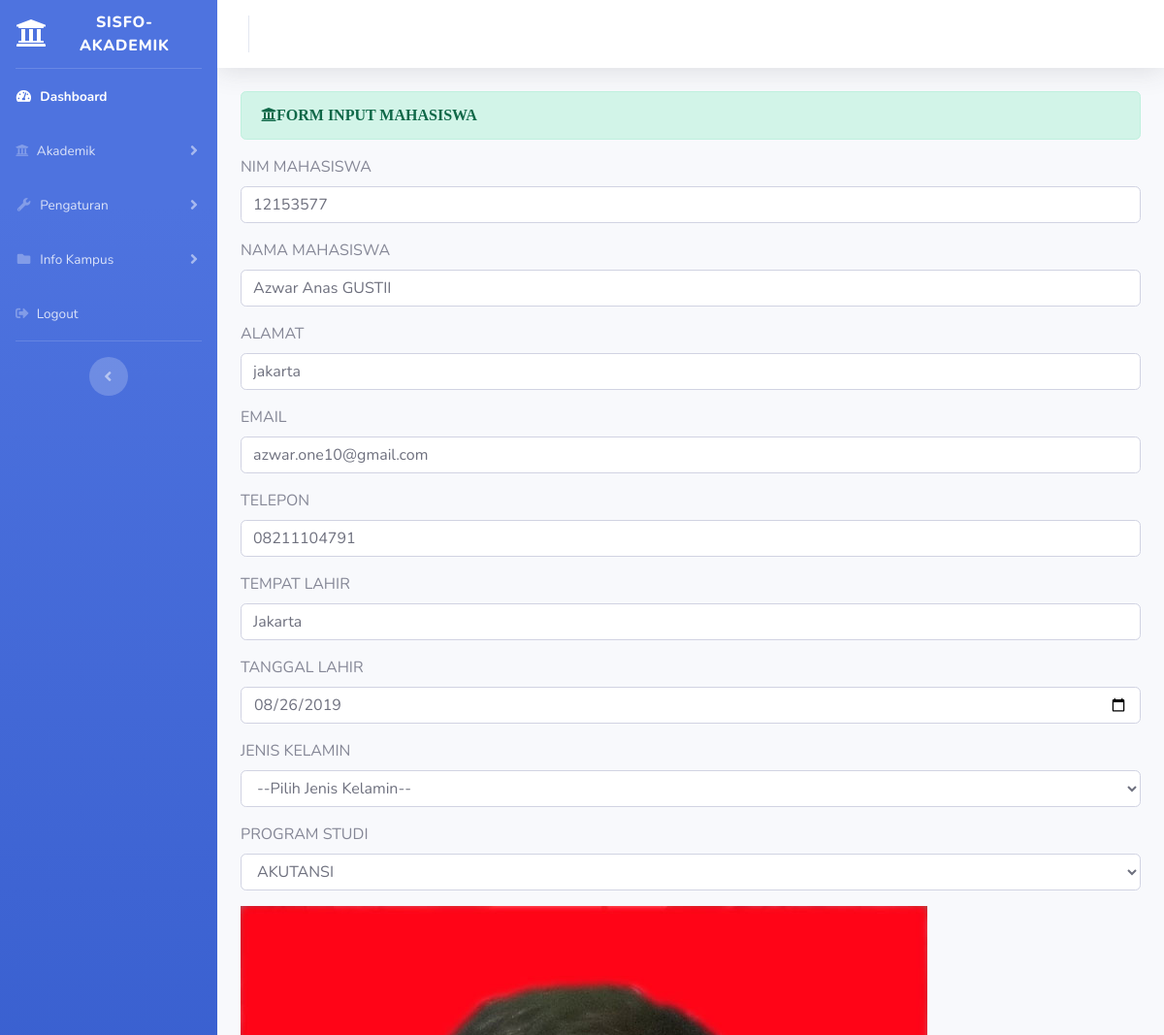
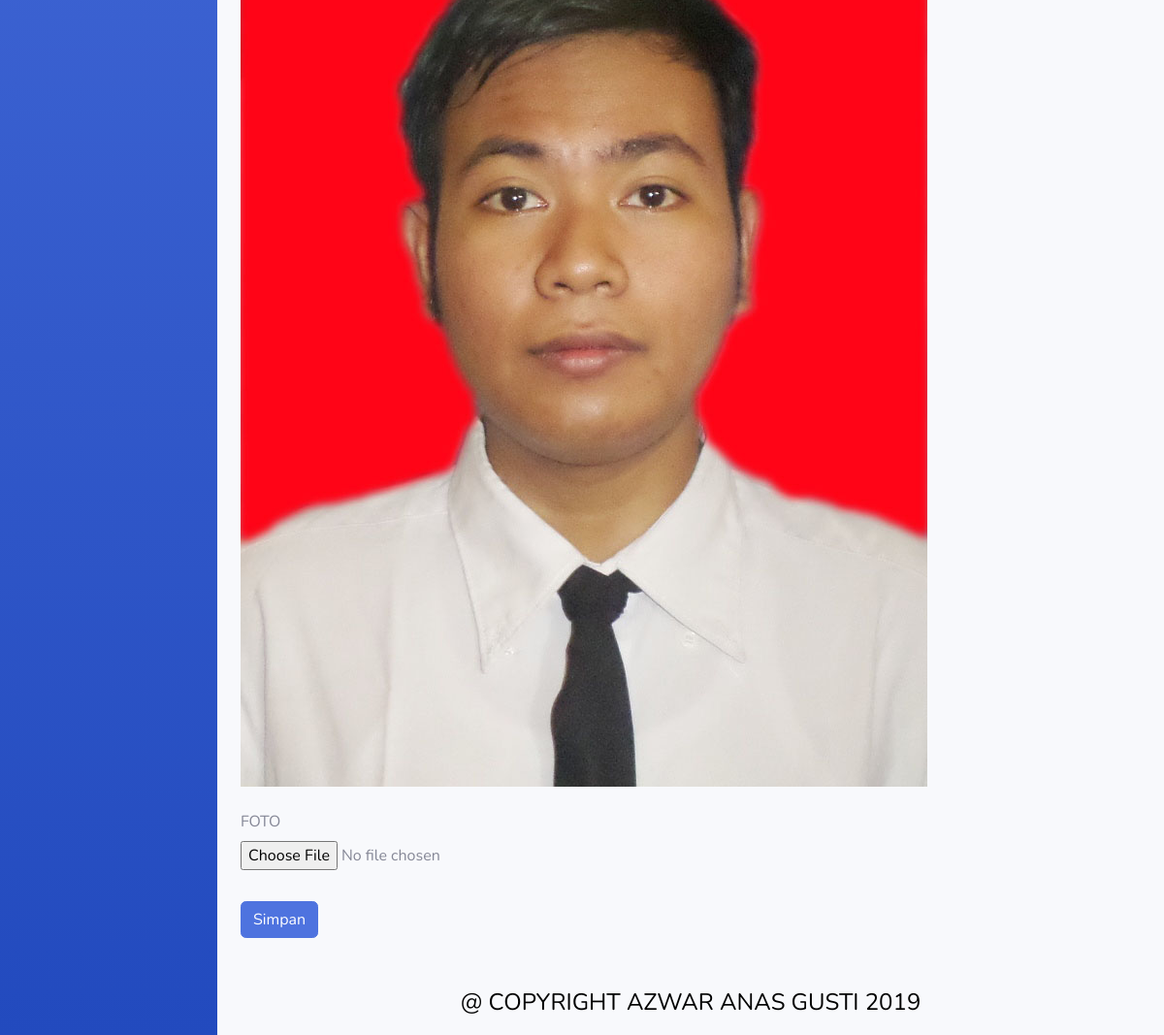
Page /index.php/administrator/mahasiswa/update/1 on the committed database (2 pictures, top to bottom).
### tables this page shows
CREATE TABLE `mahasiswa` (
  `id` int(11) NOT NULL,
  `nim` varchar(11) NOT NULL,
  `nama_lengkap` varchar(120) NOT NULL,
  `alamat` varchar(255) NOT NULL,
  `email` varchar(120) NOT NULL,
  `telepon` varchar(20) NOT NULL,
  `tempat_lahir` varchar(120) NOT NULL,
  `tanggal_lahir` date NOT NULL,
  `jenis_kelamin` varchar(120) NOT NULL,
  `nama_prodi` varchar(120) NOT NULL,
  `photo` varchar(255) NOT NULL
);

### application/controllers/administrator/mahasiswa.php (called while the page is built, shortened)
<?php
class Mahasiswa extends CI_Controller{
     	public function update($id)
     	{
     		$data['mahasiswa'] = $this->db->query("select * from mahasiswa mhs,prodi prd where
     		 mhs.nama_prodi=prd.nama_prodi and mhs.id='$id'")->result();
     		$data['prodi'] = $this->matakuliah_model->tampil_data('prodi')->result();
     		$data['detail'] = $this->mahasiswa_model->ambil_id_mahasiswa($id);
     	    $this->load->view('templates_administrator/header');
		    $this->load->view('templates_administrator/sidebar');
		    $this->load->view('administrator/mahasiswa_update',$data);
		    $this->load->view('templates_administrator/footer');
     	}
	}

### index.php (called while the page is built, shortened)
<?php
require_once BASEPATH.'core/CodeIgniter.php';

### application/models/matakuliah_model.php (called while the page is built, shortened)
<?php
class Matakuliah_model extends CI_Model
{
	public function tampil_data($table)
	{
        return $this->db->get($table);
	}
}

### application/views/administrator/mahasiswa_update.php (the view, shortened to what this page needs)
<div class="container-fluid">
	  <div class="alert alert-success" role="alert">
   <i class="fas fa-university">FORM INPUT MAHASISWA</i>
       </div>
          <?php foreach($mahasiswa as $mhs) : ?>
       <?php echo form_open_multipart('administrator/mahasiswa/update_mahasiswa_aksi') ?>
            <div class="form-group">
			<label>NIM MAHASISWA</label>
			<input type="text" name="nim"class="form-control" value="<?php echo $mhs->nim ?>">
		</div>
        <div class="form-group">
			<label>NAMA MAHASISWA</label>
			<input type="text" name="nama_lengkap"class="form-control" value="<?php echo $mhs->nama_lengkap ?>">
		</div>
		 <div class="form-group">
			<label>ALAMAT</label>
			<input type="text" name="alamat"class="form-control" value="<?php echo $mhs->alamat ?>">
		</div>
		 <div class="form-group">
			<label>EMAIL</label>
			<input type="text" name="email"class="form-control" value="<?php echo $mhs->email ?>">
		</div>
		 <div class="form-group">
			<label>TELEPON</label>
			<input type="text" name="telepon"class="form-control" value="<?php echo $mhs->telepon ?>">
		</div>
		 <div class="form-group">
			<label>TEMPAT LAHIR</label>
			<input type="text" name="tempat_lahir"class="form-control" value="<?php echo $mhs->tempat_lahir ?>">
		</div>
		<div class="form-group">
			<label>TANGGAL LAHIR</label>
			<input type="date" name="tanggal_lahir"class="form-control" value="<?php echo $mhs->tanggal_lahir ?>">
		</div>
		<div class="form-group">
			<label>JENIS KELAMIN</label>
			<select name="jenis_kelamin" class="form-control" value="<?php echo $mhs->jenis_kelamin ?>">
				<option value="">--Pilih Jenis Kelamin--</option>
			</select>
		</div>
<div class="form-group">
			<label>PROGRAM STUDI</label>
			<select name="nama_prodi" class="form-control" value="<?php echo $mhs->nama_prodi ?>">>
				 <?php foreach ($prodi as $prd) : ?>
				<option value="<?php echo $prd->nama_prodi?>"><?php echo $prd->nama_prodi ?></option>
				<?php endforeach; ?>
			</select>
		</div>
<div class="form-group">
	<?php foreach ($detail as $dt) : ?>
		<img src="<?php echo base_url(). 'assets/uploads/'.$mhs->photo ?>">
	       <?php endforeach; ?><br><br>
			<label>FOTO</label><br>
			<input type="file" name="userfile" value="<?php echo $mhs->photo ?>">
		</div>
		<button type="submit" class="btn btn-primary mb-5 mt-3">Simpan</button>
<?php endforeach; ?>
   </div>

### rows in the picture
mahasiswa: nim "12153577", nama_lengkap "Azwar Anas GUSTII", alamat "jakarta", email "azwar.one10@gmail.com", telepon "08211104791", tempat_lahir "Jakarta", tanggal_lahir "08/26/2019", photo (picture)

### other values in the picture
form field nama_prodi "AKUTANSI"
